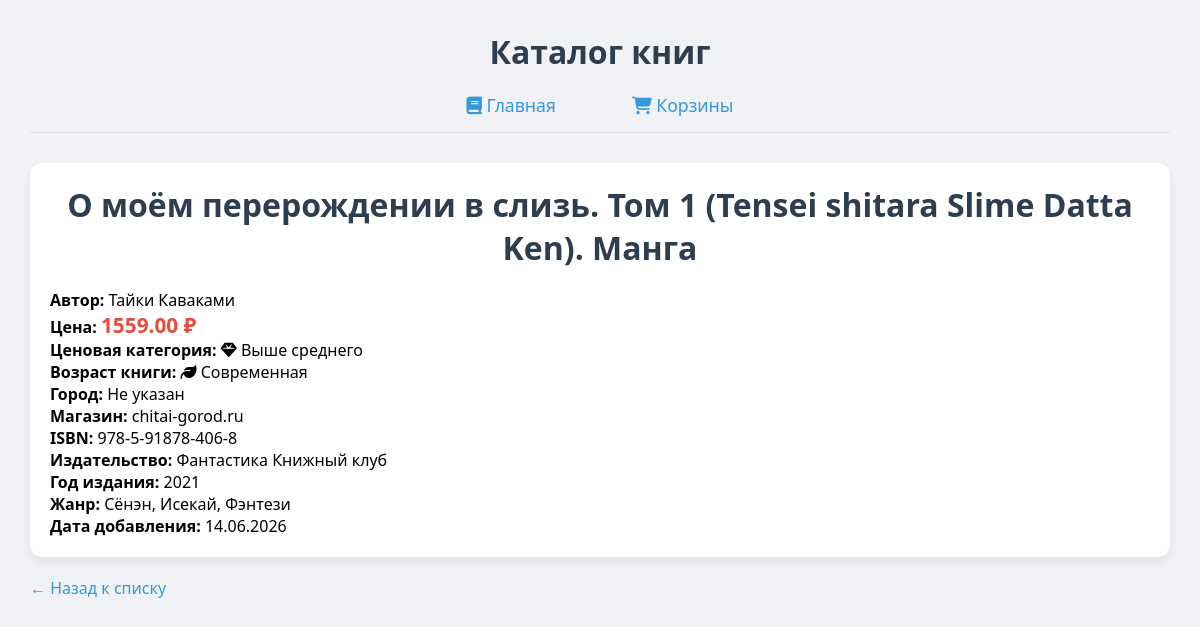
/book/16/, run on an earlier commit of the app's database.
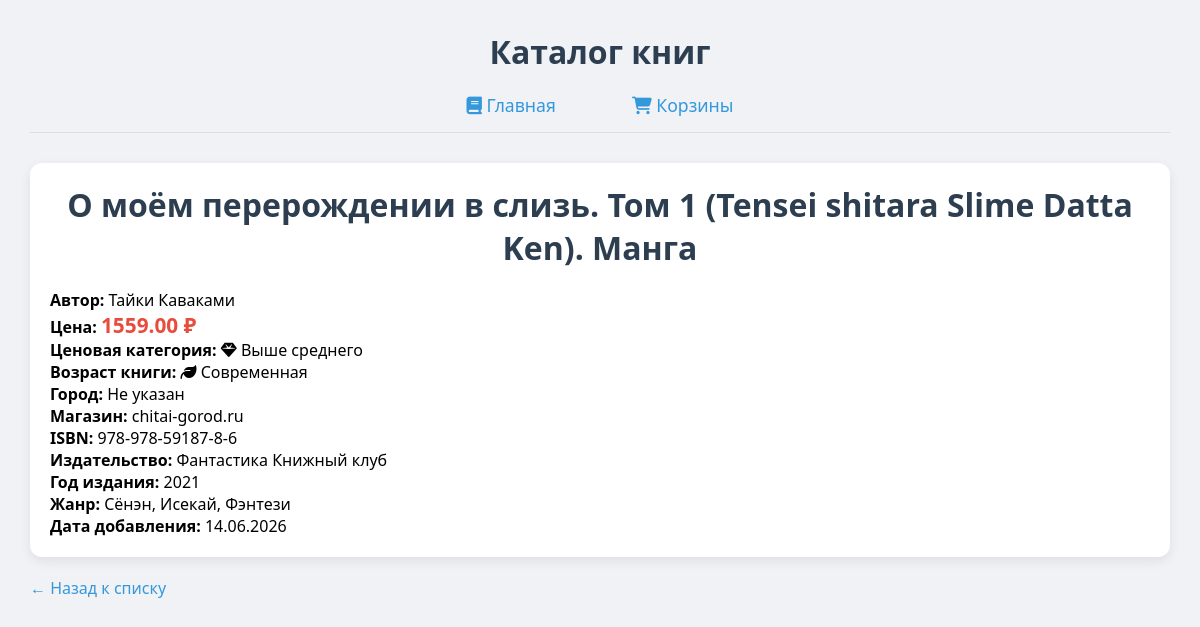
And on a later commit of the database.
### books/models.py (models this page shows, shortened)
class Book(models.Model):
    title = models.CharField(max_length=300, verbose_name="Название")
    price = models.DecimalField(max_digits=10, decimal_places=2, blank=True, null=True, verbose_name="Цена")
    author = models.CharField(max_length=200, blank=True, null=True, verbose_name="Автор")
    city = models.CharField(max_length=100, blank=True, null=True, verbose_name="Город")
    source = models.CharField(max_length=100, blank=True, null=True, verbose_name="Источник")
    isbn = models.CharField(max_length=50, blank=True, null=True, verbose_name="ISBN")
    publisher = models.CharField(max_length=200, blank=True, null=True, verbose_name="Издательство")
    year = models.CharField(max_length=10, blank=True, null=True, verbose_name="Год")
    genre = models.CharField(max_length=200, blank=True, null=True, verbose_name="Жанр")
    isbn_clean = models.CharField(max_length=20, blank=True, null=True, verbose_name="ISBN (чистый)")
    created_at = models.DateTimeField(auto_now_add=True, verbose_name="Дата добавления")
    class Meta:
        verbose_name = "Книга"
        verbose_name_plural = "Книги"
        ordering = ['-created_at']

### books/views.py (the view)
# urls.py: path('book/<int:book_id>/', views.book_detail, name='book_detail'),
def book_detail(request, book_id):
    book = get_object_or_404(Book, id=book_id)
    return render(request, 'books/book_detail.html', {'book': book})

### books/templatetags/book_filters.py (called while the page is built)
@register.filter
def book_age(year):
    from datetime import datetime
    current_year = datetime.now().year
    try:
        y = int(year)
        if y >= current_year - 1:
            return mark_safe('<i class="fas fa-star"></i> Новинка')
        elif y <= current_year - 10:
            return mark_safe('<i class="fas fa-book"></i> Классика')
        else:
            return mark_safe('<i class="fas fa-leaf"></i> Современная')
    except (TypeError, ValueError):
        return "—"

@register.filter
def price_level(price):
    try:
        p = float(price)
        if p < 500:
            return mark_safe('<i class="fas fa-coffee"></i> Бюджетная')
        elif p < 1500:
            return mark_safe('<i class="fas fa-utensils"></i> Средняя')
        elif p < 3000:
            return mark_safe('<i class="fas fa-gem"></i> Выше среднего')
        else:
            return mark_safe('<i class="fas fa-crown"></i> Дорогая')
    except (TypeError, ValueError):
        return "—"

### books/templates/books/book_detail.html (shortened to what this page needs)
{% extends 'books/base.html' %}
{% load book_filters %}
{% block content %}
    <div class="book-card" style="width: auto; text-align: left;">
        <h1>{{ book.title }}</h1>
        <p><strong>Автор:</strong> {{ book.author|default:"Не указан" }}</p>
        <p><strong>Цена:</strong> <span class="price">{{ book.price|default:"Не указана" }} ₽</span></p>
        <p><strong>Ценовая категория:</strong> {{ book.price|price_level }}</p>
        <p><strong>Возраст книги:</strong> {{ book.year|book_age }}</p>
        <p><strong>Город:</strong> {{ book.city|default:"Не указан" }}</p>
        <p><strong>Магазин:</strong> {{ book.source|default:"Не указан" }}</p>
        <p><strong>ISBN:</strong> {{ book.isbn|default:"Не указан" }}</p>
        <p><strong>Издательство:</strong> {{ book.publisher|default:"Не указано" }}</p>
        <p><strong>Год издания:</strong> {{ book.year|default:"Не указан" }}</p>
        <p><strong>Жанр:</strong> {{ book.genre|default:"Не указан" }}</p>
        <p><strong>Дата добавления:</strong> {{ book.created_at|date:"d.m.Y" }}</p>
    </div>
    <a href="{% url 'book_list' %}" class="back-link">← Назад к списку</a>
{% endblock %}

What changed in the data, as far as the page shows it:
changed Book "О моём перерождении в слизь. Том 1 (Tensei shitara Slime Datta Ken). Манга": isbn "978-5-91878-406-8" → "978-978-59187-8-6"
